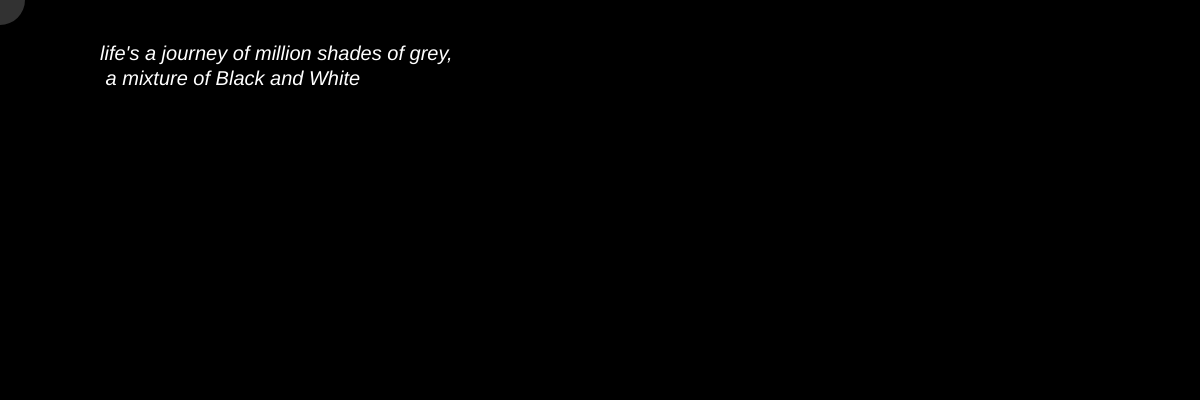
Frame 1 (no input)
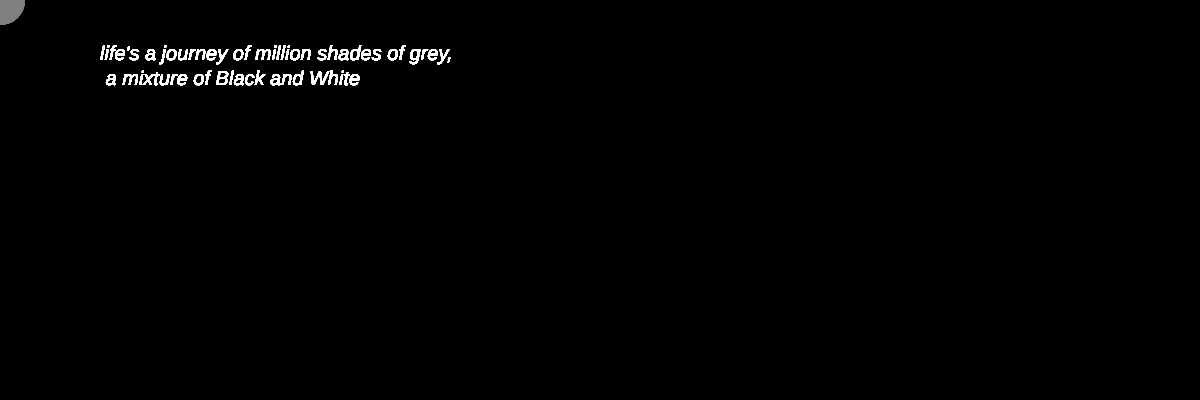
Frame 60 (no input)
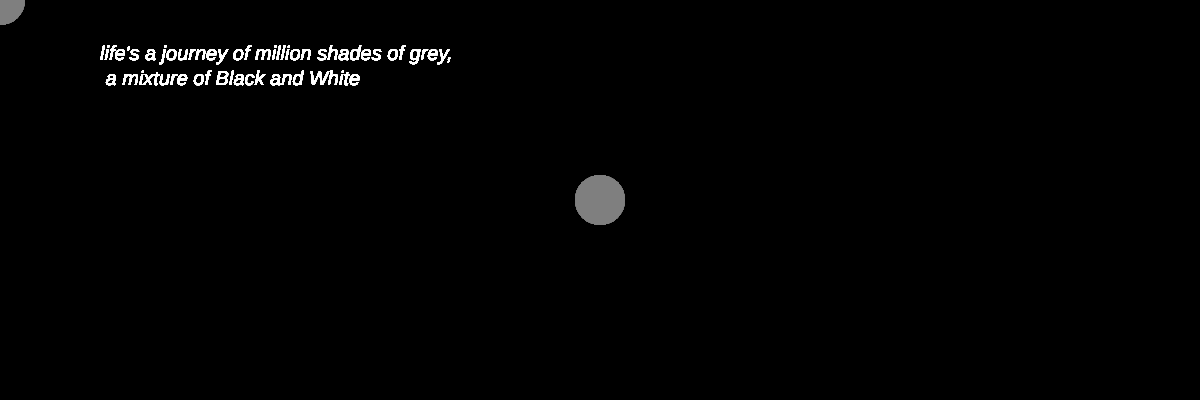
Frame 120 (the mouse pressed at the canvas centre since frame 60)

The p5.js sketch that drew these frames (run headless with seeded random() and noise() and a simulated clock; from frame 60 on, the mouse is pressed at the canvas centre):

// p5.js sketch
// ── sketch.js
function setup() {
  createCanvas(windowWidth, 400);
   background("#000000");
  // put setup code here
}

function draw() {

  fill(255, 255, 255);                         // red rectangle
   noStroke();


   strokeWeight(5);
   line(150, 200, 200, 200);
   strokeWeight(0);               //text: no stroke
   textSize(20);
   textFont("Arial");
   textStyle(ITALIC);
   textAlign(LEFT);
   text("life's a journey of million shades of grey, \n a mixture of Black and White", 100, 60);
   fill(128, 128, 128,100);           // red fill with transparency
   ellipse(mouseX, mouseY, 50, 50);      //red circle for mouse
  // put drawing code here
}
